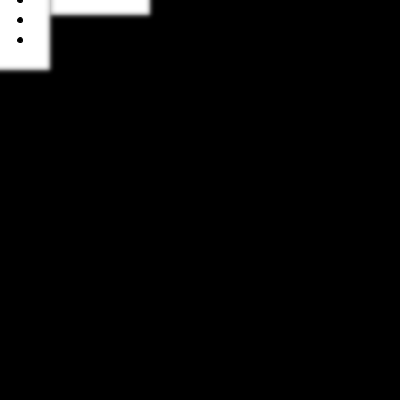
Frame 1 (no input)
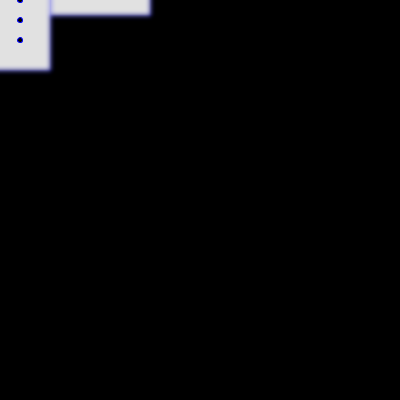
Frame 60 (the mouse pressed at the canvas centre just before this capture)
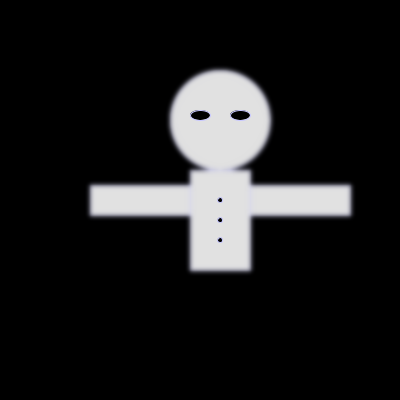
Frame 120 (the mouse held since frame 60 and released just before this capture)

The Processing sketch that drew these frames (run headless with seeded random() and noise(); from frame 60 on, the mouse is pressed at the canvas centre):

// Processing sketch: processing_1420
// ── processing_1420.pde

int k=-180;void setup(){
  
size(400,400);
ellipseMode(CENTER);
rectMode(CENTER);
}
void draw(){
  background(0);
 
ellipse(k+mouseX+200,k+mouseY+100,100,100);
rect(k+mouseX+200, k+mouseY+200, 60, 100);
rect(k+mouseX+120, k+mouseY+180, 100, 30);
rect(k+mouseX+280, k+mouseY+180, 100, 30);
fill(0);
filter(BLUR,2);
ellipse(k+mouseX+180,k+mouseY+95,20,10);
ellipse(k+mouseX+220,k+mouseY+95,20,10);
ellipse(k+mouseX+200,k+mouseY+200,5,5);
ellipse(k+mouseX+200,k+mouseY+180,5,5);
ellipse(k+mouseX+200,k+mouseY+220,5,5);
fill(225);
stroke(mouseX,mouseY,2500);



}
